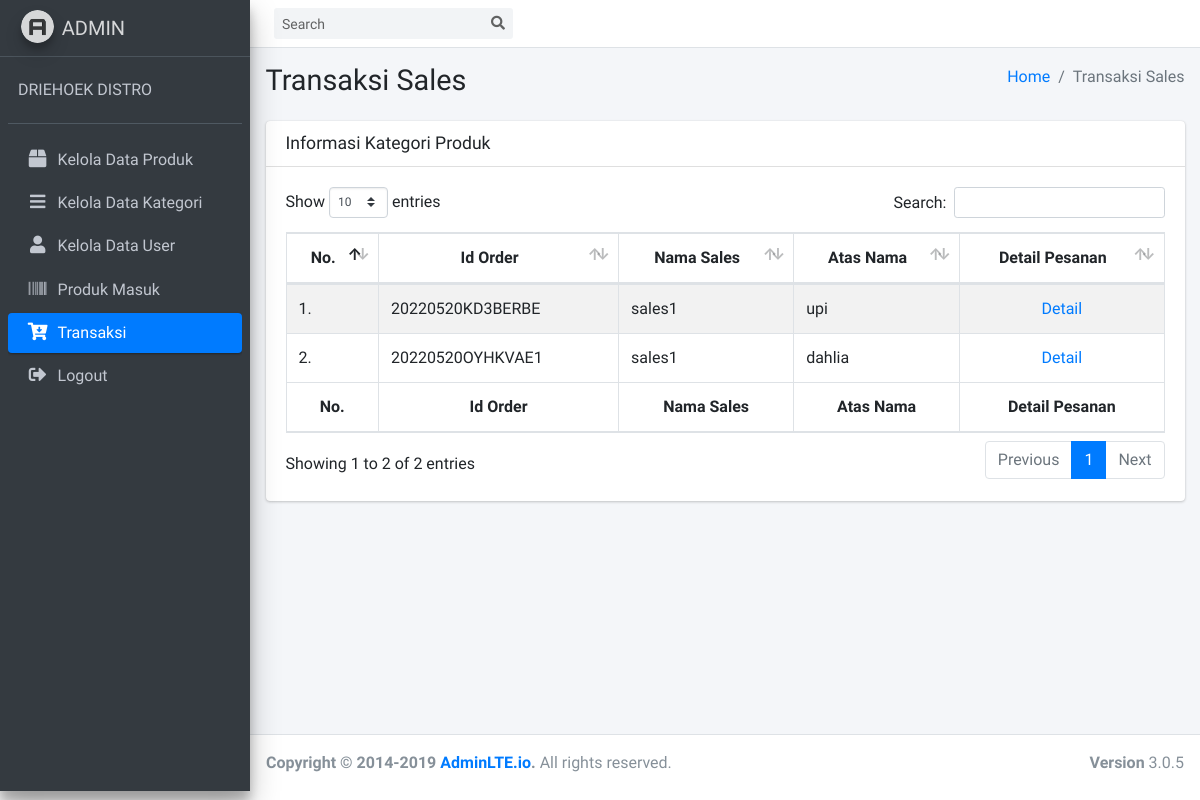
Page /Admin/cTransaksi (signed in) on the earlier database version.
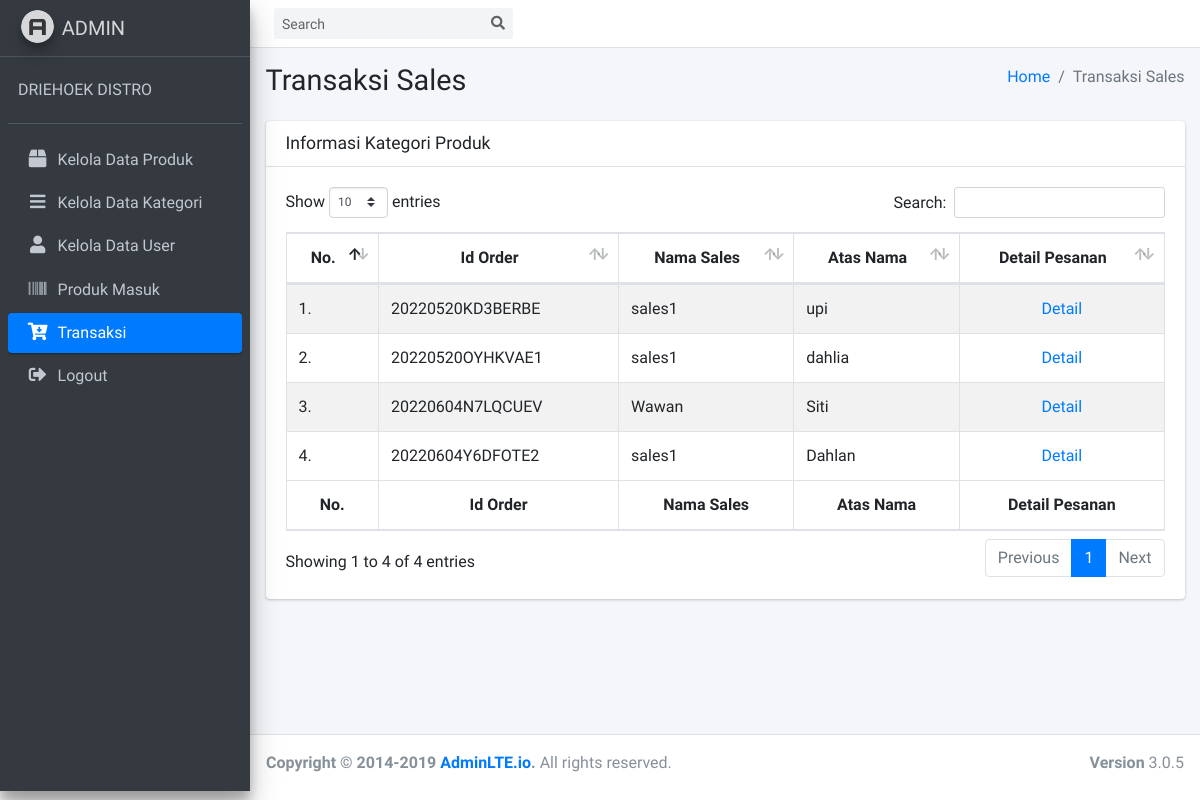
Same page on the later database version.
### tables this page shows
CREATE TABLE `order` (
  `id_order` varchar(30) NOT NULL,
  `id_user` int(11) NOT NULL,
  `tgl_order` varchar(20) NOT NULL,
  `time` timestamp NOT NULL DEFAULT current_timestamp(),
  `atas_nama` varchar(125) NOT NULL,
  `alamat` text NOT NULL,
  `no_hp` varchar(15) NOT NULL,
  `total_bayar` varchar(20) NOT NULL
);

CREATE TABLE `user` (
  `id_user` int(11) NOT NULL,
  `nama_user` varchar(125) NOT NULL,
  `alamat` text NOT NULL,
  `no_hp` varchar(15) NOT NULL,
  `username` varchar(125) NOT NULL,
  `password` varchar(125) NOT NULL,
  `level_user` int(11) NOT NULL
);

### application/controllers/Admin/cTransaksi.php (called while the page is built, shortened)
<?php
class cTransaksi extends CI_Controller
{
    public function __construct()
    {
        $this->load->model('mTransaksi');
    }
    public function index()
    {
        $data = array(
            'transaksi' => $this->mTransaksi->transaksi_all()
        );
        $this->load->view('AdminGudang/Layout/head');
        $this->load->view('AdminGudang/Layout/sidebar');
        $this->load->view('AdminGudang/Transaksi/transaksi', $data);
        $this->load->view('AdminGudang/Layout/footer');
    }
}

### index.php (called while the page is built, shortened)
<?php
require_once BASEPATH.'core/CodeIgniter.php';

### application/models/mTransaksi.php (called while the page is built, shortened)
<?php
class mTransaksi extends CI_Model
{
    public function transaksi_all()
    {
        $this->db->select('*');
        $this->db->from('order');
        $this->db->join('user', 'order.id_user = user.id_user', 'left');
        return $this->db->get()->result();
    }
}

### application/views/AdminGudang/Transaksi/transaksi.php (the view, shortened to what this page needs)
<div class="content-wrapper">
    <section class="content-header">
        <div class="container-fluid">
            <div class="row mb-2">
                <div class="col-sm-6">
                    <h1>Transaksi Sales</h1>
                </div>
                <div class="col-sm-6">
                    <ol class="breadcrumb float-sm-right">
                        <li class="breadcrumb-item"><a href="#">Home</a></li>
                        <li class="breadcrumb-item active">Transaksi Sales</li>
                    </ol>
                </div>
            </div>
        </div>
    </section>
    <section class="content">
        <div class="container-fluid">
            <div class="row">
                <div class="col-12">
                    <div class="card">
                        <div class="card-header">
                            <h3 class="card-title">Informasi Kategori Produk</h3>
                        </div>
                        <div class="card-body">
                            <table id="example1" class="table table-bordered table-striped">
                                <thead>
                                    <tr>
                                        <th class="text-center">No.</th>
                                        <th class="text-center">Id Order</th>
                                        <th class="text-center">Nama Sales</th>
                                        <th class="text-center">Atas Nama</th>
                                        <th class="text-center">Detail Pesanan</th>
                                    </tr>
                                </thead>
                                <tbody>
                                    <?php
                                    $no = 1;
                                    foreach ($transaksi as $key => $value) {
                                    ?>
                                        <tr>
                                            <td><?= $no++ ?>.</td>
                                            <td><?= $value->id_order ?></td>
                                            <td><?= $value->nama_user ?></td>
                                            <td><?= $value->atas_nama ?></td>
                                            <td class="text-center"><a href="<?= base_url('Admin/cTransaksi/detail_pesanan/' . $value->id_order) ?>">Detail</a></td>
                                        </tr>
                                    <?php
                                    }
                                    ?>
                                </tbody>
                                <tfoot>
                                    <tr>
                                        <th class="text-center">No.</th>
                                        <th class="text-center">Id Order</th>
                                        <th class="text-center">Nama Sales</th>
                                        <th class="text-center">Atas Nama</th>
                                        <th class="text-center">Detail Pesanan</th>
                                    </tr>
                                </tfoot>
                            </table>
                        </div>
                    </div>
                </div>
            </div>
        </div>
    </section>
</div>

Differences in the rows shown:
added order: id_order "20220604N7LQCUEV", id_user.nama_user "Wawan", atas_nama "Siti"
added order: id_order "20220604Y6DFOTE2", id_user.nama_user "sales1", atas_nama "Dahlan"
Other differences:
text written by a page script: "Show entries Search: Showing 1 to 2 of 2 entries Previous 1 Next" → "Show entries Search: Showing 1 to 4 of 4 entries Previous 1 Next"
